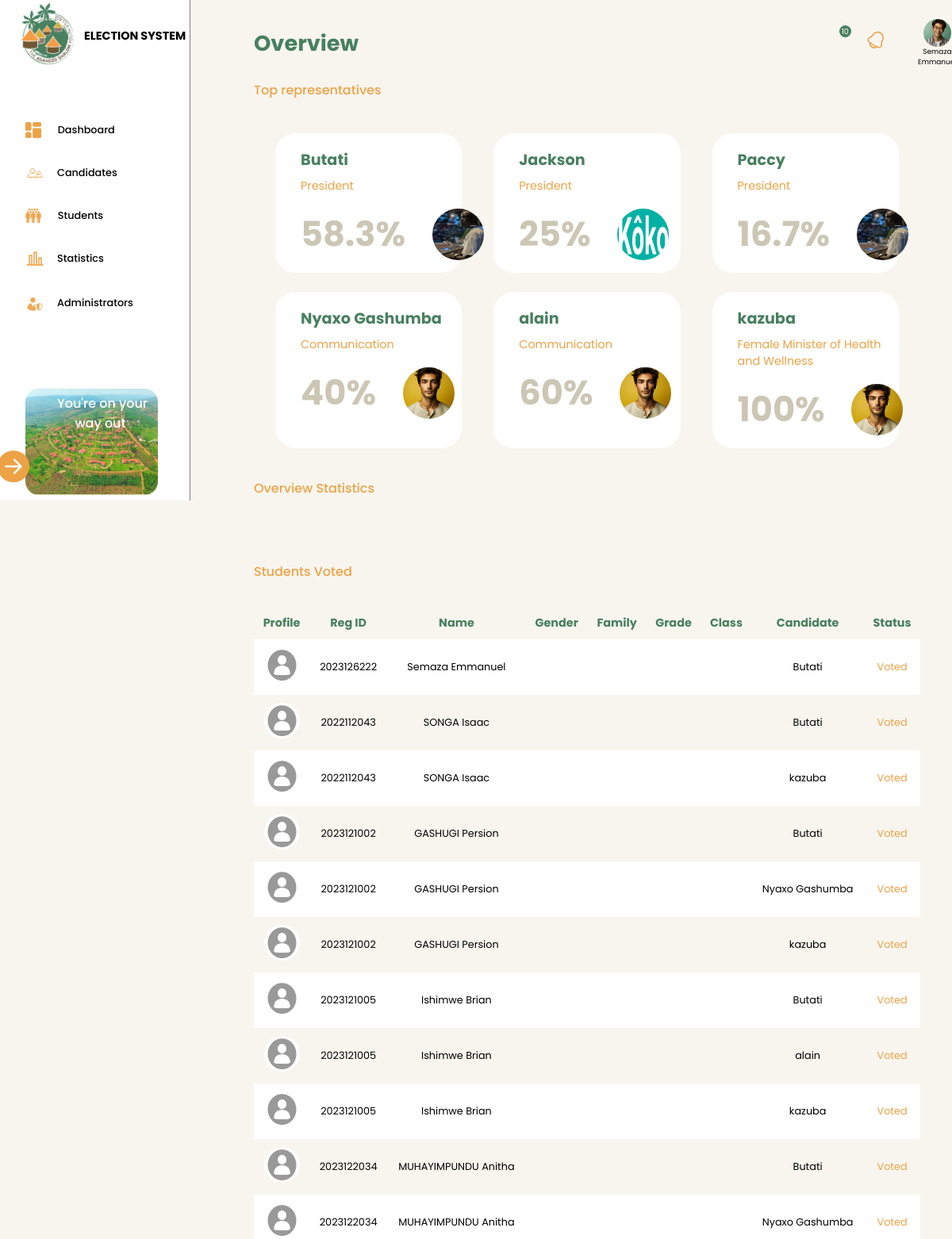
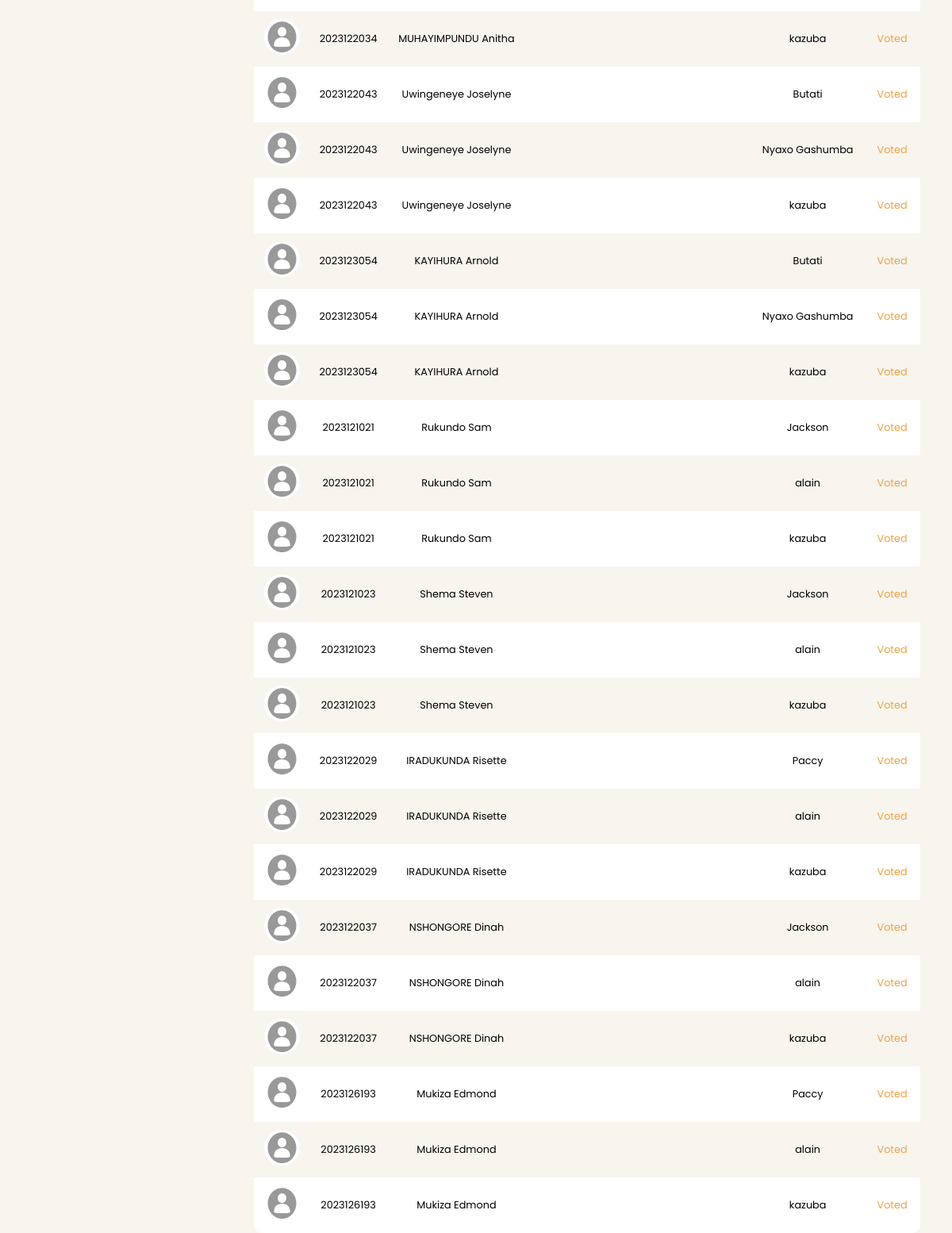
The app's page /adminDashboard.php (signed in) with its own data (2 pictures, top to bottom).
### tables this page shows
CREATE TABLE `candidate` (
  `CandidateId` int(11) NOT NULL,
  `Name` varchar(255) NOT NULL,
  `Bio` varchar(255) NOT NULL,
  `Manifesto` varchar(255) NOT NULL,
  `PositionId` int(11) NOT NULL,
  `candimages` varchar(255) NOT NULL
);

CREATE TABLE `positions` (
  `positionId` int(11) NOT NULL,
  `Name` varchar(255) DEFAULT NULL
);

CREATE TABLE `users` (
  `UserId` int(11) NOT NULL,
  `Name` varchar(255) DEFAULT NULL,
  `Password` varchar(255) NOT NULL,
  `Gender` varchar(255) NOT NULL,
  `Family` varchar(100) NOT NULL,
  `Class` varchar(255) NOT NULL,
  `Grade` varchar(255) NOT NULL,
  `level` int(255) NOT NULL
);

### adminDashboard.php (the view, shortened to what this page needs)
<!DOCTYPE html>
<html lang="en">
<head>
    <link rel="stylesheet" href="dashboard.css">
</head>
<body>
    <section class="mainContainer">
        <div class="navigationBar" style="border-right: 1.5px solid rgb(134 124 124);">
            <div class="logoDiv">
                <img src="./Assets/Agahozo+Shalom+Logo.png" alt="logo" style="height: 90px; width: 90px;">
                <h2>ELECTION SYSTEM</h2>
            </div>
            <ul>
                <li>
                    <div class="navigationLinks">
                        <a href="adminDashboard.php"><p style="margin-left: 0.3rem;">Dashboard</p></a>
                    </div>
                </li>
                <li>
                    <div class="navigationLinks">
                    <a href="adminRepresentativesPage.php"><p>Candidates</p></a>
                    </div>
                    </li>
                    <li>
                        <div class="navigationLinks">
                            <a href="adminStudentDashboard.php"><p style="margin-left: 0.3rem;">Students</p></a>
                        </div>
                    </li>
                <li>
                    <div class="navigationLinks">
                        <a href="adminStatisticPage.php"><p>Statistics</p></a>
                    </div>
                </li>
                <li>
                    <div class="navigationLinks">
                        <a href="addAdminPage.php"><p>Administrators</p></a>
                    </div>
                </li>
            </ul>
            <div>
                <div class="lastImg">
                    <img src="./Assets/Rectangle13.png" alt="logoout image" style="width: 100%; max-width: 70%; height: 100%; margin: 2rem 0 0 2rem; opacity: 90%;">
                </div>
                <p class="sleeve">You're on your <br><span>way out</span></p>
                <a href="front.php"></a>
            </div>
        </div>
        <div class="heroSection">
            <div class="rightNavBar">
                <h1 style="font-family: 'Poppins', sans-serif; font-weight: 700; font-style: normal; color: #48805F; font-size: 1.7rem;">Overview</h1>
                <div class="notProf" style="gap: 2.5rem;">
                <div class="mainNotifications">
                    <a href="adminStatisticPage.php"></a></div>
                    <div class="popup" style="display: flex; flex-direction: column; justify-content: center; align-items: center;">
                        <img src="./Assets/Rectangle.png" alt="admin profile" height="35px" width="35px">
                        <span class="popuptext" id="myPopup" style="font-size: 9px;     text-align: center; margin: 0 !important;"><?php echo $_SESSION['Names']; ?></span>
                    </div>
                </div>
            </div>
            <h4 style="margin-left: 2rem; margin-left: 3rem; margin-top: 1rem; font-family: 'Poppins', sans-serif; font-weight: 500; font-style: normal; color: #EDA246;">Top representatives</h4>
            <div class="repCarts">
            <?php
include('adminConn.php');
$rep="SELECT * FROM `candidate` ORDER BY PositionId ASC";
$rep0 = mysqli_query($conn,$rep);
$count = 0;
while ($r=mysqli_fetch_assoc($rep0)) {
    $CandidateId=$r['CandidateId'];
    $PositionId=$r['PositionId'];
    $v="SELECT * FROM votes WHERE `CandidateId`=$CandidateId";
    $t="SELECT `Name` FROM `positions` WHERE positionId=$PositionId";
    $t0=mysqli_query($conn,$t);
    $t1=mysqli_fetch_assoc($t0);
    $tv="SELECT * FROM votes WHERE PositionId=$PositionId";
    $tv0=mysqli_query($conn,$tv);
    $a=mysqli_query($conn,$v);
    $res=mysqli_fetch_assoc($a);
    if($res){
        $n_votes=mysqli_num_rows($a);
        $to_votes=mysqli_num_rows($tv0);
        $round=round((($n_votes/$to_votes)*100),1);
        $percentage =$round;
        echo "
        <div class=\"cart\">
            <h2 style='font-family: \"Poppins\", sans-serif; font-weight: 700; font-style: normal; color: #48805F; font-size: 1.2rem;'>{$r['Name']}</h2>
            <p style='font-size: 0.9em; color: #EDA246; margin-top: -0.6rem;'>{$t1['Name']}</p>
            <div class=\"perProf\">
                <h1 style='font-size: 2.7rem; color: #CCC6B4;'>$percentage%</h1>
                <img src=\"./Assets/candimages/{$r['candimages']}\" alt='profile pic' height='65px' width= '65px; margin-right='0.8rem' style=\"border-radius: 50%;\">
            </div>
        </div><br>";
        $count++;
        if ($count >= 6) {
            break;
        }
    }
}
?>
            </div>
            <h4 style="margin-bottom: 2rem; margin-left: 3rem; margin-top: 3rem; font-family: 'Poppins', sans-serif; font-weight: 500; font-style: normal; color: #EDA246;">Overview Statistics</h4>
            <div class="table-container">
                <h4 style="margin-bottom: 2rem; margin-left: 3rem; margin-top: 3rem; font-family: 'Poppins', sans-serif; font-weight: 500; font-style: normal; color: #EDA246;">Students Voted</h4>
                <table>
                    <thead>
                        <tr>
                            <th>Profile</th>
                            <th>Reg ID</th>
                            <th>Name</th>
                            <th>Gender</th>
                            <th>Family</th>
                            <th>Grade</th>
                            <th>Class</th>
                            <th>Candidate</th>
                            <th>Status</th>
                        </tr>
                    </thead>
                    <tbody>
                    <?php
include('adminConn.php');
$disq = "SELECT users.Name as 'VOTER NAME', users.UserId as 'REG NO', users.Gender as 'Gender', users.Family as 'Family', users.Grade as 'Grade', users.Class as 'Class', candidate.Name as 'Candidaten'
        FROM users
        INNER JOIN votes ON votes.UserId = users.UserId
        INNER JOIN candidate ON candidate.CandidateId = votes.CandidateId";
$recorquery = mysqli_query($conn, $disq);
while ($disp8 = mysqli_fetch_assoc($recorquery)) {
    echo "
    <tr>
        <td><img src='./Assets/img.png' alt='' style='height: 45px; width: 45px; border-radius: 50%;'></td>
        <td>" . $disp8['REG NO'] . "</td>
        <td>" . $disp8['VOTER NAME'] . "</td>
        <td>" . $disp8['Gender'] . "</td>
        <td>" . $disp8['Family'] . "</td>
        <td>" . $disp8['Grade'] . "</td>
        <td>" . $disp8['Class'] . "</td>
        <td>" . $disp8['Candidaten'] . "</td>
        <td style='color: #EDA246;'>Voted</td>
    </tr>
    ";
}
?>
                    </tbody>
                </table>
            </div>
        </div>
    </section>
</body>
</html>

### dashboard.css (style rules this page uses)
* { padding: 0; box-sizing: border-box; font-family: "Poppins", sans-serif; font-style: normal; margin: 0; }
body { background-color: #F8F5EF; }
.mainContainer { display: flex; width: 100%; height: 100%; background-color: #F8F5EF; position: absolute; }
.navigationBar { width: 100%; max-width: 20%; position: fixed; background-color: #fff; border-right: 1.5px solid rgb(134 124 124); }
.heroSection { width: 100%; max-width: 80%; margin-left: 17rem; }
.logoDiv { display: flex; margin-left: 1rem; gap: 0rem; font-size: 0.6em; align-items: center; }
ul { display: flex; flex-direction: column; gap: 2rem; margin-top: 4rem; margin-bottom: 4rem; font-family: "Poppins", sans-serif; font-weight: 500; font-style: normal; font-size: .8rem; }
a { color: #000; text-decoration: none; }
a:link { color: #000; }
.navigationLinks { display: flex; flex-direction: row; align-items: center; gap: 1rem; margin-left: 2rem; }
.lastImg { position: relative; }
.sleeve { position: absolute; font-family: "Poppins", sans-serif; font-weight: 500; font-style: normal; color: #fff; top: 31rem; left: 4.5rem; z-index: 2; }
span { margin-left: 1.4rem; }
.logoutSvg { position: absolute; top: 35.5rem; left: -0.2rem; z-index: 2; animation: movingAnimation; }
.rightNavBar { display: flex; align-items: center; gap: 40rem; margin-left: 3rem; margin-top: 1.5rem; }
.notProf { display: flex; align-items: center; gap: 2.5rem; }
svg { position: relative; cursor: pointer; }
svg::after { content: '10'; border-radius: 100%; background-color: red; display: inline-block; width: 10px; height: 10px; }
.logoutSvg { animation: movingAnimation 5s infinite alternate; }
.repCarts { display: flex; flex-wrap: wrap; row-gap: 1.5rem; margin-top: 2rem; width: 90%; max-width: 100%; transform: translate(35px, 10px); }
.cart { display: flex; gap: 1.1rem; margin-left: 2.5rem; padding-top: 1.2rem; padding-left: 2rem; padding-right: 0.3rem; width: 100%; max-width: 28%; background-color: #fff; border-radius: 1.6rem; align-items: flex-start; flex-direction: column; }
.perProf { display: flex; justify-content: space-between; gap: 2.1rem; padding-bottom: 1rem; }
.table-container { margin: 3rem auto; }
table { width: 100%; border-collapse: separate; border-spacing: 0; border-radius: 10px; overflow: hidden; max-width: 90%; margin-left: 3rem; }
th, td { padding: 10px; text-align: center; }
td { font-size: 0.8rem; }
th { background-color: #F8F5EF; color: #48805F; font-size: 0.9rem; }
tbody tr:nth-child(even) td { background-color: #F8F5EF; }
tbody tr:nth-child(odd) td { background-color: #FFFFFF; }
.mainNotifications::before { content: '10'; display: flex; border-radius: 100%; background-color: #48805F; height: 15px; width: 15px; position: absolute; top: 0.5rem; font-size: 0.6rem; color: white; right: 8.3rem; text-align: center; align-items: center; justify-content: center; z-index: 9; }
.notProf { position: relative !important; }

### records on screen
candidate: Name "Butati", PositionId.Name "President", percentage "58.3", candimages (picture)
candidate: Name "Jackson", PositionId.Name "President", percentage "25", candimages (picture)
candidate: Name "Paccy", PositionId.Name "President", percentage "16.7", candimages (picture)
candidate: Name "Nyaxo Gashumba", PositionId.Name "Communication", percentage "40", candimages (picture)
candidate: Name "alain", PositionId.Name "Communication", percentage "60", candimages (picture)
candidate: Name "kazuba", PositionId.Name "Female Minister of Health and Wellness", percentage "100", candimages (picture)
users: UserId "2023126222", Name "Semaza Emmanuel", candidate.Name "Butati"
users: UserId "2022112043", Name "SONGA Isaac", candidate.Name "Butati", candidate.Name "kazuba"
users: UserId "2023121002", Name "GASHUGI Persion", candidate.Name "Butati", candidate.Name "Nyaxo Gashumba", candidate.Name "kazuba"
users: UserId "2023121005", Name "Ishimwe Brian", candidate.Name "Butati", candidate.Name "alain", candidate.Name "kazuba"
users: UserId "2023122034", Name "MUHAYIMPUNDU Anitha", candidate.Name "Butati", candidate.Name "Nyaxo Gashumba", candidate.Name "kazuba"
users: UserId "2023122043", Name "Uwingeneye Joselyne", candidate.Name "Butati", candidate.Name "Nyaxo Gashumba", candidate.Name "kazuba"
users: UserId "2023123054", Name "KAYIHURA Arnold", candidate.Name "Butati", candidate.Name "Nyaxo Gashumba", candidate.Name "kazuba"
users: UserId "2023121021", Name "Rukundo Sam", candidate.Name "Jackson", candidate.Name "alain", candidate.Name "kazuba"
users: UserId "2023121023", Name "Shema Steven", candidate.Name "Jackson", candidate.Name "alain", candidate.Name "kazuba"
users: UserId "2023122029", Name "IRADUKUNDA Risette", candidate.Name "Paccy", candidate.Name "alain", candidate.Name "kazuba"
users: UserId "2023122037", Name "NSHONGORE Dinah", candidate.Name "Jackson", candidate.Name "alain", candidate.Name "kazuba"
users: UserId "2023126193", Name "Mukiza Edmond", candidate.Name "Paccy", candidate.Name "alain", candidate.Name "kazuba"

### other values on screen
$_SESSION['Names'] "Semaza…"
